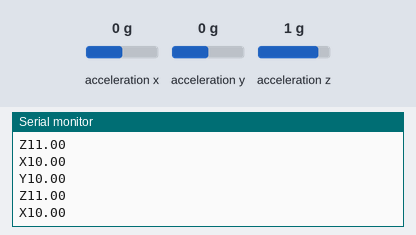
Recording of a sketch running on a simulated Arduino Uno, built with avr-gcc and run on an emulated ATmega328P. Parts: the last lines printed to the serial monitor. Wiring (inferred from the names in the program): ADXL345 accelerometer at I2C address 0x53. The inputs (shaded band) are chosen by the test bench; at power-on: acceleration x 0 g, acceleration y 0 g, acceleration z 1 g.

Above: at 1.2 s.
1.3 s: acceleration x set to -1.4 g
At 1.9 s:
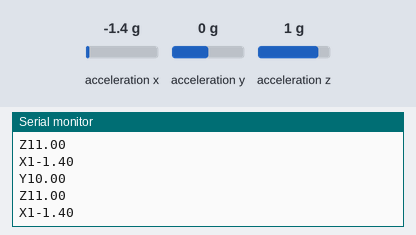
2.8 s: acceleration y set to -1.4 g
At 3.9 s:
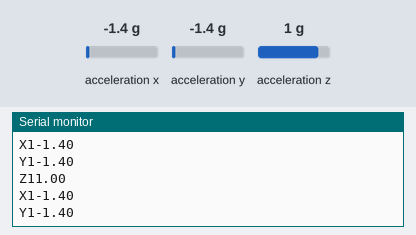
4.3 s: acceleration z set to -1.4 g
At 4.8 s:
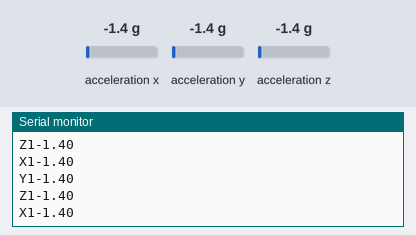

Measured:
- after the input at 1.3 s, the serial monitor: prints a new line after 0.07 s (image 1)
- after the input at 2.8 s, the serial monitor: prints a new line after 0.09 s (image 2)
- after the input at 4.3 s, the serial monitor: prints a new line after 0.09 s (image 3)

The sketch:

accelerometer2.ino
```cpp
/*
    Arduino and ADXL345 Accelerometer Tutorial
    https://forum.arduino.cc/t/arduino-uno-and-nano-connect-to-adxl-345-i2c/701646
*/
#include <Wire.h>  // Wire library - used for I2C communication
int ADXL345 = 0x53; // The ADXL345 sensor I2C address
float X_out, Y_out, Z_out;  // Outputs
float X1, Y1, Z1;
void setup() {
  Serial.begin(9600); // Initiate serial communication for printing the results on the Serial monitor
  Wire.begin(); // Initiate the Wire library
  // Set ADXL345 in measuring mode
  Wire.beginTransmission(ADXL345); // Start communicating with the device
  Wire.write(0x2D); // Access/ talk to POWER_CTL Register - 0x2D
  // Enable measurement
  Wire.write(8); // (8dec -> 0000 1000 binary) Bit D3 High for measuring enable
  Wire.endTransmission();


}
void loop() {
  // === Read acceleromter data === //
  Wire.beginTransmission(ADXL345);
  Wire.write(0x32); // Start with register 0x32 (ACCEL_XOUT_H)
  Wire.endTransmission(false);
  Wire.requestFrom(ADXL345, 6, true); // Read 6 registers total, each axis value is stored in 2 registers
  X_out = ( Wire.read() | Wire.read() << 8); // X-axis value
  X1 = X_out / 256; //For a range of +-2g, we need to divide the raw values by 256, according to the datasheet
  Y_out = ( Wire.read() | Wire.read() << 8); // Y-axis value
  Y1 = Y_out / 256;
  Z_out = ( Wire.read() | Wire.read() << 8); // Z-axis value
  Z1 = Z_out / 256;
  Serial.print("X1");
  Serial.println(X1);
  Serial.print("Y1");
  Serial.println(Y1);
  Serial.print("Z1");
  Serial.println(Z1);


}
```
